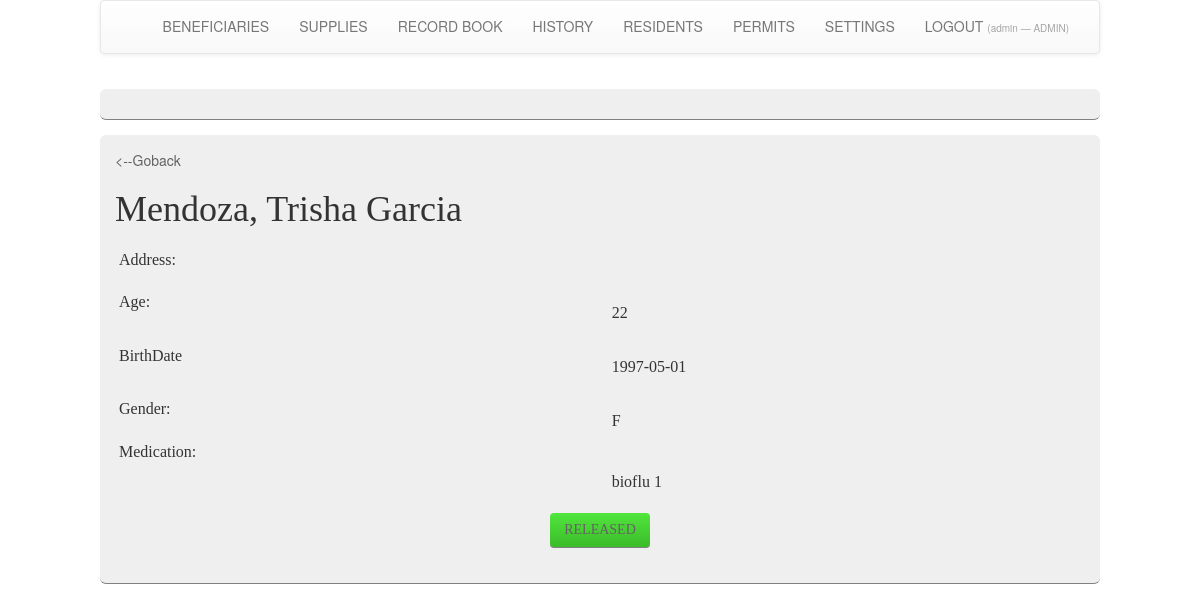
The page /inventoryProjBrgy/inventoryProjBrgy/profile.php?id=2 (signed in) on the database its author committed.
### tables this page shows
CREATE TABLE `patient` (
  `Lname` varchar(50) NOT NULL,
  `Fname` varchar(50) NOT NULL,
  `Mname` varchar(50) NOT NULL,
  `addres` varchar(100) NOT NULL,
  `Birthdate` date NOT NULL,
  `age` int(11) NOT NULL,
  `Gender` varchar(2) NOT NULL,
  `Medication` text NOT NULL,
  `n` int(11) NOT NULL,
  `brgy` varchar(50) NOT NULL
);

CREATE TABLE `supply2` (
  `beneficiary` varchar(50) NOT NULL,
  `medicine` varchar(50) NOT NULL,
  `quanti` int(11) NOT NULL,
  `n` int(11) NOT NULL
);

CREATE TABLE `rhusupply` (
  `n` int(11) NOT NULL,
  `iname` varchar(50) NOT NULL,
  `category` varchar(50) NOT NULL,
  `quantity` int(11) NOT NULL,
  `expdate` date NOT NULL,
  `datereceived` date NOT NULL,
  `itemcode` varchar(50) NOT NULL
);

### inventoryProjBrgy/inventoryProjBrgy/profile.php (the view, shortened to what this page needs)
<?php
include __DIR__ . '/actions.php';
include __DIR__ . '/dbcon.php';
if(!isset($_GET['id'])){
	$query1=mysqli_query($con,"SELECT * FROM patient ORDER BY n desc");
$row1=mysqli_fetch_assoc($query1);
$id=$row1['n'];
}
else{
$id=$_GET['id'];
}
 $query=mysqli_query($con,"SELECT * FROM patient WHERE n='$id'");
 $row=mysqli_fetch_assoc($query);
?>
<!doctype html>
<html>
<?php include __DIR__ . '/head.php'; ?>
<body>
<div class="pane">
<?php include __DIR__ . '/nav.php'; ?>
   <div class="content">
          </div>
<div class="content">
<form method="post"  >
<a href="items.php"><--Goback</a>
<table class="tableheader">
<h1><?php
echo $row['Lname'].", ".$row['Fname']." ".$row['Mname'];
?></h1>
	<tr><td>Address:</td>
	<td><?php echo $row['addres']; ?> <br/></td>
	</tr>
	<tr><td>Age:</td>
	<td>
    <br/><?php echo $row['age']; ?><br/></td>
    </tr>
    <tr><td>BirthDate</td>
	<td><br/><?php echo $row['Birthdate']; ?><br/></td>
	</tr>
	<tr><td>Gender:</td>
	<td><br/><?php echo $row['Gender']; ?><br/></td>
	</tr>
	<tr><td>Medication:</td>
	<td>
		</tr>
<?php release($id);?>
</table>
</form>
<center>
<?php
$query4=mysqli_query($con,"SELECT * FROM supply2 WHERE beneficiary='$id'");
 $row4=mysqli_fetch_assoc($query4);
 $query5=mysqli_query($con,"SELECT * FROM releaselogs WHERE bname='$id'");
 $row2=mysqli_fetch_assoc($query5);
 if (isset($row2)){
	echo "
		<button dissabled>RELEASED</button></form>";
	}
else{
if (isset($row4)){
echo "<form method='POST' action='releaseben.php?id=".$id."'>
	<button >RELEASE</button></form>";
}
}
?>
</center><br>
</div>
</body>
</html>

### inventoryProjBrgy/inventoryProjBrgy/actions.php (shortened to what this page needs)
<?php
function release($id){
    include __DIR__ . '/dbcon.php';
    $q=mysqli_query($con,"SELECT * FROM supply2 WHERE beneficiary='$id'");
    while($r=mysqli_fetch_assoc($q)){
        $med=$r['medicine'];
    $q2=mysqli_query($con, "SELECT * FROM rhusupply WHERE itemcode='$med'");
    $r2=mysqli_fetch_assoc($q2);
        echo "<tr><td></td><td>".$r2['iname']." ".$r['quanti']."</td></tr>";
    }
}

### inventoryProjBrgy/inventoryProjBrgy/styles/main.css (style rules this page uses)
* { margin: 0px; padding: 0px; }
h1, h2, h3 { font-family: Century Gothic; font-weight: normal; margin-bottom: 15px; }
div.pane { width: 1000px; margin: 0px auto; }
div.content { border-radius: 6px; background-color: #EFEFEF; margin-top: 15px; width: 1000px; display: block; position: relative; float: left; padding: 15px; border-bottom: 1px solid gray; }
a { text-decoration: none; color: #636363; }
input[type="submit"], button { border-radius: 4px; color: #636363; width: 100px; padding: 7px; font-family: Calibri; background-image: linear-gradient(to bottom, #51e53d, #3bbc29); margin-top: 15px; border: none; border-bottom: 1px solid gray; }
table.tableheader { width: 100%; font-family: Calibri; }
table.tableheader td { font-size: 12pt; padding: 4px; }

### rows shown on the page
patient: Lname "Mendoza", Fname "Trisha", Mname "Garcia", age "22", Birthdate "1997-05-01", Gender "F"
supply2: rhusupply.iname "bioflu", quanti "1"

### other values the page prints
$_nav_user "admin"
$_nav_role "ADMIN"
